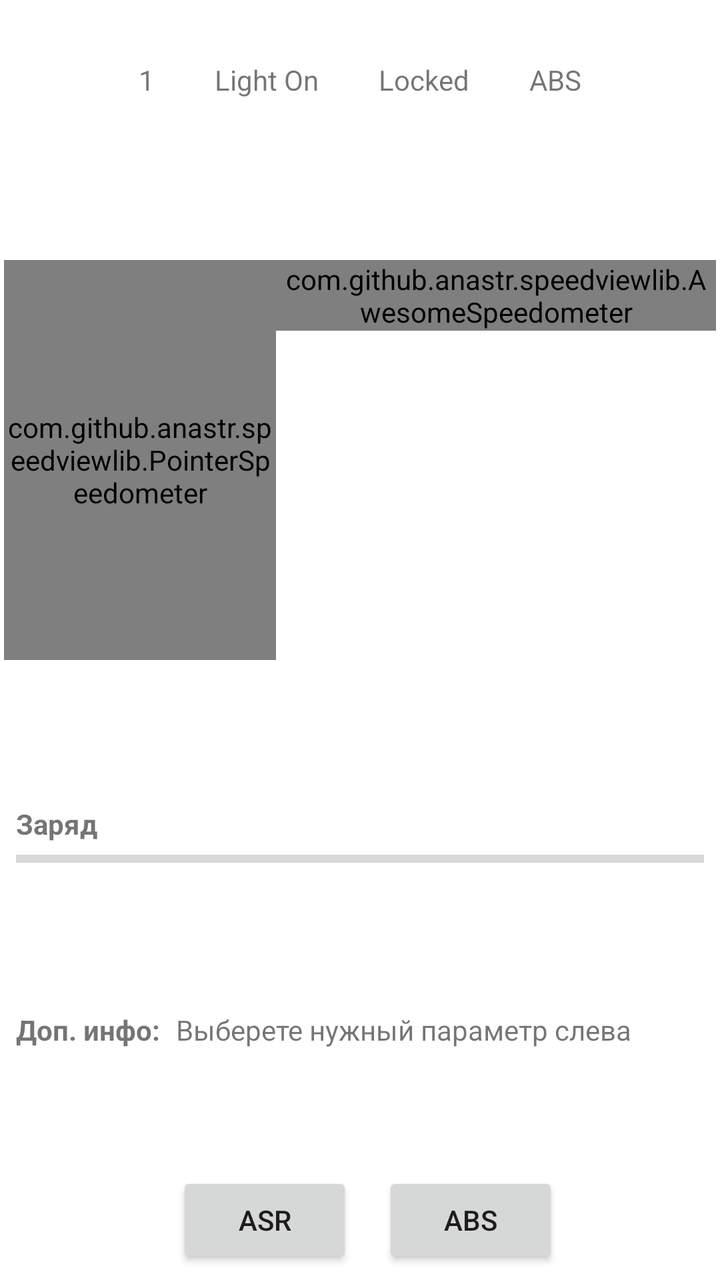
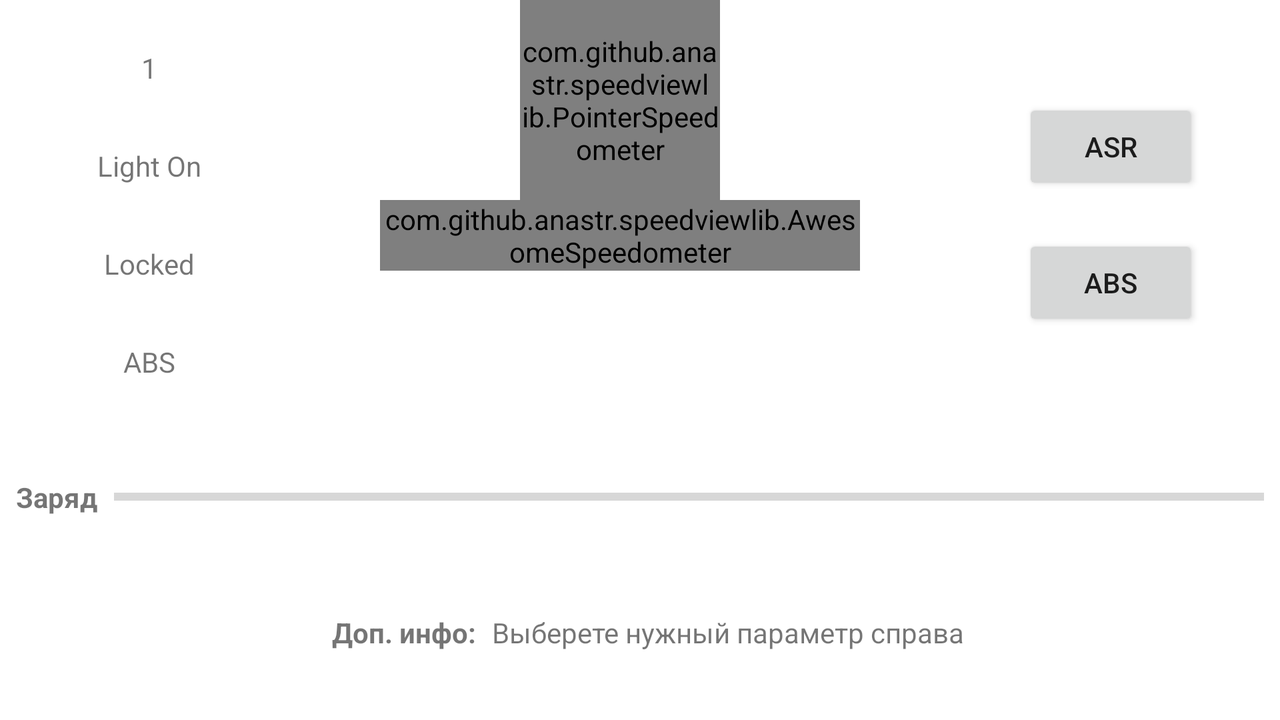

Compare how this app lays out the same screen by default and in its alternative resource folder. The renders come first, then the two layout files and the values they reference.
<!-- AndroidManifest.xml: application theme Theme.Monitor -->
<!-- res/layout/fragment_main.xml -->
<?xml version="1.0" encoding="utf-8"?>
<FrameLayout xmlns:android="http://schemas.android.com/apk/res/android"
    xmlns:tools="http://schemas.android.com/tools"
    android:layout_width="match_parent"
    android:layout_height="match_parent"
    xmlns:app="http://schemas.android.com/apk/res-auto"
    tools:context=".MainFragment">

    <GridLayout
        android:layout_width="match_parent"
        android:layout_height="match_parent"
        android:columnCount="1"
        android:rowCount="5">

        <RelativeLayout
            android:layout_width="match_parent"
            android:layout_height="80dp"
            android:gravity="center"
            android:layout_row="0"
            android:layout_column="0">

            <TextView
                android:id="@+id/speedIndicator"
                android:layout_width="wrap_content"
                android:layout_height="wrap_content"
                android:text="1"/>

            <TextView
                android:id="@+id/lightIndicator"
                android:layout_width="wrap_content"
                android:layout_height="wrap_content"
                android:layout_toEndOf="@id/speedIndicator"
                android:layout_marginStart="30dp"
                android:text="Light On"/>

            <TextView
                android:id="@+id/lockIndicator"
                android:layout_width="wrap_content"
                android:layout_height="wrap_content"
                android:layout_toEndOf="@id/lightIndicator"
                android:layout_marginStart="30dp"
                android:text="Locked"/>

            <TextView
                android:id="@+id/ABSASRIndicator"
                android:layout_width="wrap_content"
                android:layout_height="wrap_content"
                android:layout_toEndOf="@id/lockIndicator"
                android:layout_marginStart="30dp"
                android:text="ABS"/>


        </RelativeLayout>

        <RelativeLayout
            android:layout_width="match_parent"
            android:layout_height="300dp"
            android:layout_row="1"
            android:layout_column="0"
            android:gravity="center">

            <com.github.anastr.speedviewlib.AwesomeSpeedometer
                android:id="@+id/speedView"
                android:layout_width="220dp"
                android:layout_height="wrap_content"
                android:layout_alignParentEnd="true"
                android:layout_marginRight="2dp"
                app:sv_backgroundCircleColor="@color/white"
                app:sv_indicator="NeedleIndicator"
                app:sv_indicatorColor="@android:color/holo_red_dark"
                app:sv_speedTextColor="@android:color/holo_red_dark"
                app:sv_speedTextFormat="INTEGER"
                app:sv_speedTextPosition="BOTTOM_RIGHT"
                app:sv_speedometerColor="@android:color/black"
                app:sv_speedometerMode="TOP_LEFT"
                app:sv_textColor="@color/black"
                app:sv_unit="км/ч"
                app:sv_unitTextColor="@color/black" />

            <com.github.anastr.speedviewlib.PointerSpeedometer
                android:id="@+id/currentView"
                android:layout_width="200dp"
                android:layout_height="200dp"
                android:layout_toLeftOf="@+id/speedView"
                android:layout_marginStart="2dp"
                app:sv_backgroundCircleColor="@color/white"
                app:sv_endDegree="320"
                app:sv_indicator="NeedleIndicator"
                app:sv_indicatorColor="@android:color/holo_red_dark"
                app:sv_speedTextColor="@android:color/holo_red_dark"
                app:sv_speedTextFormat="INTEGER"
                app:sv_speedTextPosition="TOP_CENTER"
                app:sv_speedometerColor="@android:color/black"
                app:sv_startDegree="90"
                app:sv_textColor="@color/black"
                app:sv_unit="Ампер"
                app:sv_unitTextColor="@color/black" />

        </RelativeLayout>

        <RelativeLayout
            android:layout_width="match_parent"
            android:layout_height="80dp"
            android:layout_row="2"
            android:layout_column="0"
            android:gravity="left|center">

            <TextView
                android:id="@+id/chargeText"
                android:layout_width="wrap_content"
                android:layout_height="wrap_content"
                android:layout_marginStart="8dp"
                android:text="Заряд"
                android:textStyle="bold" />

            <ProgressBar
                style="?android:attr/progressBarStyleHorizontal"
                android:layout_width="match_parent"
                android:layout_height="wrap_content"
                android:layout_below="@+id/chargeText"
                android:layout_marginStart="8dp"
                android:layout_marginEnd="8dp"
                android:layoutDirection="rtl"
                android:mirrorForRtl="true"/>

        </RelativeLayout>

        <RelativeLayout
            android:layout_width="match_parent"
            android:layout_height="110dp"
            android:layout_row="3"
            android:layout_column="0"
            android:gravity="left|center">

            <TextView
                android:id="@+id/additionalInfoText"
                android:layout_width="wrap_content"
                android:layout_height="wrap_content"
                android:layout_marginStart="8dp"
                android:text="Доп. инфо:"
                android:textStyle="bold" />

            <TextView
                android:id="@+id/additionalInfoValue"
                android:layout_width="wrap_content"
                android:layout_marginStart="8dp"
                android:layout_toEndOf="@id/additionalInfoText"
                android:layout_height="wrap_content"
                android:text="Выберете нужный параметр слева"/>

        </RelativeLayout>

        <RelativeLayout
            android:layout_width="match_parent"
            android:layout_height="80dp"
            android:layout_row="4"
            android:layout_column="0"
            android:gravity="center">

            <Button
                android:id="@+id/ASRButton"
                android:layout_width="wrap_content"
                android:layout_height="wrap_content"
                android:layout_marginStart="8dp"
                android:text="ASR" />

            <Button
                android:id="@+id/ABSButton"
                android:layout_width="wrap_content"
                android:layout_height="wrap_content"
                android:layout_marginStart="15dp"
                android:layout_toEndOf="@+id/ASRButton"
                android:text="ABS" />

        </RelativeLayout>

    </GridLayout>

</FrameLayout>
<!-- resources referenced by this layout -->
<resources>
  <style name="Theme.Monitor" parent="Theme.MaterialComponents.DayNight.NoActionBar">
          
          <item name="colorPrimary">@color/purple_500</item>
          <item name="colorPrimaryVariant">@color/purple_700</item>
          <item name="colorOnPrimary">@color/white</item>
          
          <item name="colorSecondary">@color/teal_200</item>
          <item name="colorSecondaryVariant">@color/teal_700</item>
          <item name="colorOnSecondary">@color/black</item>
          
          <item name="android:statusBarColor" tools:targetApi="l">?attr/colorPrimaryVariant</item>
          
      </style>
</resources>
<!-- res/layout-land/fragment_main.xml (the author's variant of the layout above) -->
<!-- drawn on the phone turned sideways -->
<?xml version="1.0" encoding="utf-8"?>
<FrameLayout xmlns:android="http://schemas.android.com/apk/res/android"
    xmlns:tools="http://schemas.android.com/tools"
    android:layout_width="match_parent"
    android:layout_height="match_parent"
    xmlns:app="http://schemas.android.com/apk/res-auto"
    tools:context=".MainFragment">



    <GridLayout
        android:layout_width="match_parent"
        android:layout_height="match_parent"
        android:layout_gravity="center"
        android:columnCount="6"
        android:rowCount="3"
        android:orientation="horizontal">

        <LinearLayout
            android:layout_columnWeight="1"
            android:layout_rowWeight="1"
            android:paddingStart="8dp"
            android:paddingEnd="8dp"
            android:gravity="center"
            android:orientation="vertical">

            <TextView
                android:id="@+id/speedIndicator"
                android:layout_width="wrap_content"
                android:layout_height="wrap_content"
                android:text="1"/>

            <TextView
                android:id="@+id/lightIndicator"
                android:layout_width="wrap_content"
                android:layout_height="wrap_content"
                android:layout_marginTop="30dp"
                android:text="Light On"/>

            <TextView
                android:id="@+id/lockIndicator"
                android:layout_width="wrap_content"
                android:layout_height="wrap_content"
                android:layout_marginTop="30dp"
                android:text="Locked"/>

            <TextView
                android:id="@+id/ABSASRIndicator"
                android:layout_width="wrap_content"
                android:layout_height="wrap_content"
                android:layout_marginTop="30dp"
                android:text="ABS"/>


        </LinearLayout>

        <RelativeLayout
            android:layout_columnSpan="4"
            android:layout_columnWeight="1"
            android:layout_rowWeight="1">

            <com.github.anastr.speedviewlib.PointerSpeedometer
                android:id="@+id/currentView"
                android:layout_width="100dp"
                android:layout_height="100dp"
                android:layout_centerHorizontal="true"
                app:sv_backgroundCircleColor="@color/white"
                app:sv_endDegree="400"
                app:sv_indicator="NeedleIndicator"
                app:sv_indicatorColor="@android:color/holo_red_dark"
                app:sv_speedTextColor="@android:color/holo_red_dark"
                app:sv_speedTextFormat="INTEGER"
                app:sv_speedTextPosition="TOP_CENTER"
                app:sv_speedTextSize="10sp"
                app:sv_speedometerColor="@android:color/black"
                app:sv_startDegree="140"
                app:sv_textColor="@color/black"
                app:sv_unit="А"
                app:sv_unitTextColor="@color/black" />

            <com.github.anastr.speedviewlib.AwesomeSpeedometer
                android:id="@+id/speedView"
                android:layout_width="240dp"
                android:layout_height="wrap_content"
                android:layout_below="@+id/currentView"
                android:layout_centerHorizontal="true"
                app:sv_backgroundCircleColor="@color/white"
                app:sv_indicator="NeedleIndicator"
                app:sv_indicatorColor="@android:color/holo_red_dark"
                app:sv_speedTextColor="@android:color/holo_red_dark"
                app:sv_speedTextFormat="INTEGER"
                app:sv_speedTextPosition="BOTTOM_CENTER"
                app:sv_speedometerColor="@android:color/black"
                app:sv_speedometerMode="TOP"
                app:sv_textColor="@color/black"
                app:sv_unit="км/ч"
                app:sv_unitTextColor="@color/black" />

        </RelativeLayout>

        <LinearLayout
            android:orientation="vertical"
            android:gravity="center"
            android:layout_rowWeight="1"
            android:layout_columnWeight="1">

            <Button
                android:id="@+id/ASRButton"
                android:layout_width="wrap_content"
                android:layout_height="wrap_content"
                android:text="ASR" />

            <Button
                android:id="@+id/ABSButton"
                android:layout_width="wrap_content"
                android:layout_height="wrap_content"
                android:layout_marginTop="20dp"
                android:text="ABS" />

        </LinearLayout>

        <LinearLayout
            android:layout_rowWeight="1"
            android:layout_columnWeight="1"
            android:layout_gravity="fill"
            android:layout_columnSpan="6"
            android:gravity="left|center">

            <TextView
                android:id="@+id/chargeText"
                android:layout_width="wrap_content"
                android:layout_height="wrap_content"
                android:layout_marginStart="8dp"
                android:text="Заряд"
                android:textStyle="bold" />

            <ProgressBar
                style="?android:attr/progressBarStyleHorizontal"
                android:layout_width="match_parent"
                android:layout_height="wrap_content"
                android:layout_below="@+id/chargeText"
                android:layout_marginStart="8dp"
                android:layout_marginEnd="8dp"
                android:layoutDirection="rtl"
                android:mirrorForRtl="true"/>

        </LinearLayout>

        <LinearLayout
            android:paddingBottom="10dp"
            android:layout_rowWeight="1"
            android:layout_columnWeight="1"
            android:layout_columnSpan="6"
            android:gravity="center">

            <TextView
                android:id="@+id/additionalInfoText"
                android:layout_width="wrap_content"
                android:layout_height="wrap_content"
                android:textStyle="bold"
                android:layout_marginStart="8dp"
                android:text="Доп. инфо:"/>

            <TextView
                android:id="@+id/additionalInfoValue"
                android:layout_width="wrap_content"
                android:layout_marginStart="8dp"
                android:layout_height="wrap_content"
                android:text="Выберете нужный параметр справа"/>

        </LinearLayout>

    </GridLayout>

</FrameLayout>
